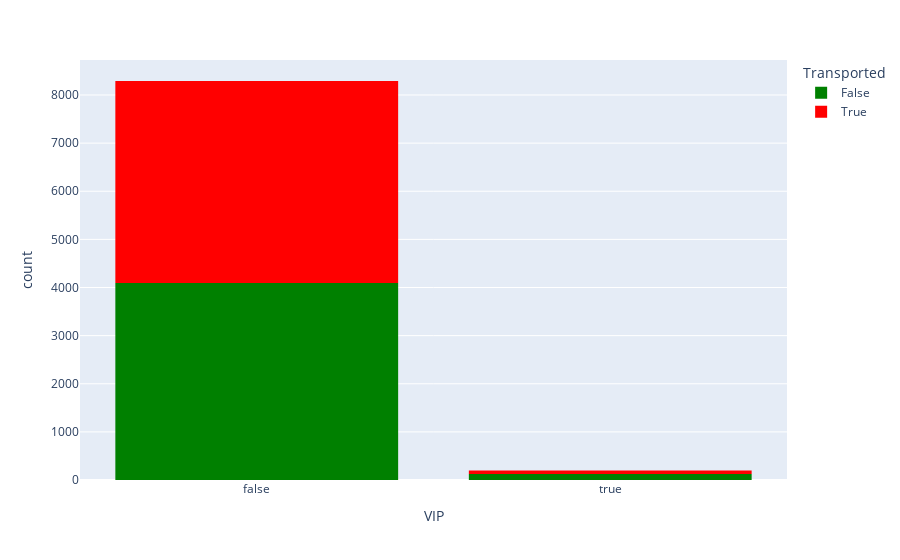

Write notebook code for a chart like this one.
### Code cell
px.histogram(df,
             x='VIP',
             color='Transported',
             color_discrete_sequence=['Green','Red'],
             nbins=10)

### Figure 1 — Plotly figure (JSON) as saved in the notebook; plotly's stock layout.template omitted (floating-point values rounded to 4 significant figures; data arrays with more than 128 entries replaced by an {"elided": "..."} marker saying what was removed)
{"data": [{"bingroup": "x", "hovertemplate": "Transported=False<br>VIP=%{x}<br>count=%{y}<extra></extra>", "legendgroup": "False", "marker": {"color": "Green", "pattern": {"shape": ""}}, "name": "False", "nbinsx": 10, "orientation": "v", "showlegend": true, "type": "histogram", "x": {"elided": "4315 bool values"}, "xaxis": "x", "yaxis": "y"}, {"bingroup": "x", "hovertemplate": "Transported=True<br>VIP=%{x}<br>count=%{y}<extra></extra>", "legendgroup": "True", "marker": {"color": "Red", "pattern": {"shape": ""}}, "name": "True", "nbinsx": 10, "orientation": "v", "showlegend": true, "type": "histogram", "x": {"elided": "4378 bool values"}, "xaxis": "x", "yaxis": "y"}], "layout": {"barmode": "relative", "legend": {"title": {"text": "Transported"}, "tracegroupgap": 0}, "margin": {"t": 60}, "xaxis": {"anchor": "y", "domain": [0, 1], "title": {"text": "VIP"}}, "yaxis": {"anchor": "x", "domain": [0, 1], "title": {"text": "count"}}}}
